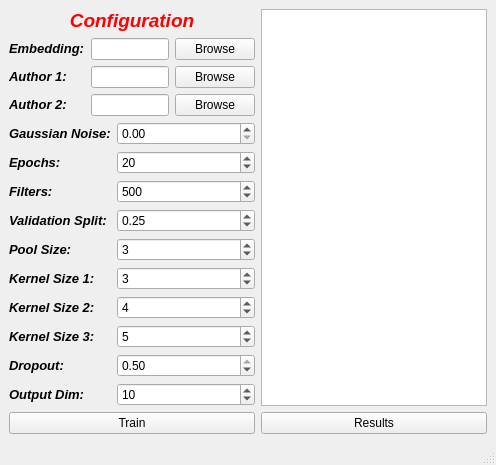
<?xml version="1.0" encoding="UTF-8"?>
<ui version="4.0">
 <class>MainWindow</class>
 <widget class="QMainWindow" name="MainWindow">
  <property name="geometry">
   <rect>
    <x>0</x>
    <y>0</y>
    <width>496</width>
    <height>389</height>
   </rect>
  </property>
  <property name="windowTitle">
   <string>MainWindow</string>
  </property>
  <widget class="QWidget" name="centralwidget">
   <layout class="QGridLayout" name="gridLayout_2">
    <item row="3" column="0">
     <widget class="QPushButton" name="pushButton_train">
      <property name="text">
       <string>Train</string>
      </property>
     </widget>
    </item>
    <item row="0" column="0">
     <widget class="QLabel" name="label">
      <property name="text">
       <string>&lt;html&gt;&lt;head/&gt;&lt;body&gt;&lt;p align=&quot;center&quot;&gt;&lt;span style=&quot; font-size:14pt; font-weight:600; font-style:italic; color:#ff0000;&quot;&gt;Configuration&lt;/span&gt;&lt;/p&gt;&lt;/body&gt;&lt;/html&gt;</string>
      </property>
     </widget>
    </item>
    <item row="3" column="1">
     <widget class="QPushButton" name="pushButton_results">
      <property name="text">
       <string>Results</string>
      </property>
     </widget>
    </item>
    <item row="1" column="0">
     <layout class="QGridLayout" name="gridLayout">
      <item row="0" column="4">
       <widget class="QPushButton" name="pushButton_browseEmbedding">
        <property name="text">
         <string>Browse</string>
        </property>
        <property name="autoDefault">
         <bool>false</bool>
        </property>
       </widget>
      </item>
      <item row="0" column="3">
       <widget class="QLineEdit" name="lineEdit_embedding"/>
      </item>
      <item row="2" column="4">
       <widget class="QPushButton" name="pushButton_browseAuthor2">
        <property name="text">
         <string>Browse</string>
        </property>
       </widget>
      </item>
      <item row="0" column="2">
       <widget class="QLabel" name="label_embedding">
        <property name="text">
         <string>&lt;html&gt;&lt;head/&gt;&lt;body&gt;&lt;p&gt;&lt;span style=&quot; font-size:10pt; font-weight:600; font-style:italic;&quot;&gt;Embedding:&lt;/span&gt;&lt;/p&gt;&lt;/body&gt;&lt;/html&gt;</string>
        </property>
       </widget>
      </item>
      <item row="1" column="2">
       <widget class="QLabel" name="label_author1">
        <property name="text">
         <string>&lt;html&gt;&lt;head/&gt;&lt;body&gt;&lt;p&gt;&lt;span style=&quot; font-size:10pt; font-weight:600; font-style:italic;&quot;&gt;Author 1:&lt;/span&gt;&lt;/p&gt;&lt;/body&gt;&lt;/html&gt;</string>
        </property>
       </widget>
      </item>
      <item row="2" column="2">
       <widget class="QLabel" name="label_author2">
        <property name="text">
         <string>&lt;html&gt;&lt;head/&gt;&lt;body&gt;&lt;p&gt;&lt;span style=&quot; font-size:10pt; font-weight:600; font-style:italic;&quot;&gt;Author 2:&lt;/span&gt;&lt;/p&gt;&lt;/body&gt;&lt;/html&gt;</string>
        </property>
       </widget>
      </item>
      <item row="1" column="3">
       <widget class="QLineEdit" name="lineEdit_author1">
        <property name="clearButtonEnabled">
         <bool>false</bool>
        </property>
       </widget>
      </item>
      <item row="2" column="3">
       <widget class="QLineEdit" name="lineEdit_author2">
        <property name="clearButtonEnabled">
         <bool>false</bool>
        </property>
       </widget>
      </item>
      <item row="1" column="4">
       <widget class="QPushButton" name="pushButton_browseAuthor1">
        <property name="text">
         <string>Browse</string>
        </property>
       </widget>
      </item>
     </layout>
    </item>
    <item row="0" column="1" rowspan="3">
     <widget class="QPlainTextEdit" name="plainTextEdit">
      <property name="plainText">
       <string/>
      </property>
     </widget>
    </item>
    <item row="2" column="0">
     <layout class="QFormLayout" name="formLayout">
      <item row="0" column="0">
       <widget class="QLabel" name="label_gaussianNoise">
        <property name="text">
         <string>&lt;html&gt;&lt;head/&gt;&lt;body&gt;&lt;p&gt;&lt;span style=&quot; font-size:10pt; font-weight:600; font-style:italic;&quot;&gt;Gaussian Noise:&lt;/span&gt;&lt;/p&gt;&lt;/body&gt;&lt;/html&gt;</string>
        </property>
       </widget>
      </item>
      <item row="0" column="1">
       <widget class="QDoubleSpinBox" name="doubleSpinBox_gaussianNoise">
        <property name="maximum">
         <double>0.500000000000000</double>
        </property>
        <property name="singleStep">
         <double>0.010000000000000</double>
        </property>
       </widget>
      </item>
      <item row="1" column="0">
       <widget class="QLabel" name="label_epochs">
        <property name="text">
         <string>&lt;html&gt;&lt;head/&gt;&lt;body&gt;&lt;p&gt;&lt;span style=&quot; font-size:10pt; font-weight:600; font-style:italic;&quot;&gt;Epochs:&lt;/span&gt;&lt;/p&gt;&lt;/body&gt;&lt;/html&gt;</string>
        </property>
       </widget>
      </item>
      <item row="1" column="1">
       <widget class="QSpinBox" name="spinBox_epochs">
        <property name="maximum">
         <number>100</number>
        </property>
        <property name="value">
         <number>20</number>
        </property>
       </widget>
      </item>
      <item row="2" column="0">
       <widget class="QLabel" name="label_filters">
        <property name="text">
         <string>&lt;html&gt;&lt;head/&gt;&lt;body&gt;&lt;p&gt;&lt;span style=&quot; font-size:10pt; font-weight:600; font-style:italic;&quot;&gt;Filters:&lt;/span&gt;&lt;/p&gt;&lt;/body&gt;&lt;/html&gt;</string>
        </property>
       </widget>
      </item>
      <item row="2" column="1">
       <widget class="QSpinBox" name="spinBox_filters">
        <property name="maximum">
         <number>1000</number>
        </property>
        <property name="singleStep">
         <number>100</number>
        </property>
        <property name="value">
         <number>500</number>
        </property>
       </widget>
      </item>
      <item row="3" column="0">
       <widget class="QLabel" name="label_validation">
        <property name="text">
         <string>&lt;html&gt;&lt;head/&gt;&lt;body&gt;&lt;p&gt;&lt;span style=&quot; font-size:10pt; font-weight:600; font-style:italic;&quot;&gt;Validation Split:&lt;/span&gt;&lt;/p&gt;&lt;/body&gt;&lt;/html&gt;</string>
        </property>
       </widget>
      </item>
      <item row="3" column="1">
       <widget class="QDoubleSpinBox" name="doubleSpinBox_validation">
        <property name="maximum">
         <double>0.500000000000000</double>
        </property>
        <property name="singleStep">
         <double>0.050000000000000</double>
        </property>
        <property name="value">
         <double>0.250000000000000</double>
        </property>
       </widget>
      </item>
      <item row="4" column="0">
       <widget class="QLabel" name="label_pool">
        <property name="text">
         <string>&lt;html&gt;&lt;head/&gt;&lt;body&gt;&lt;p&gt;&lt;span style=&quot; font-size:10pt; font-weight:600; font-style:italic;&quot;&gt;Pool Size:&lt;/span&gt;&lt;/p&gt;&lt;/body&gt;&lt;/html&gt;</string>
        </property>
       </widget>
      </item>
      <item row="4" column="1">
       <widget class="QSpinBox" name="spinBox_pool">
        <property name="maximum">
         <number>5</number>
        </property>
        <property name="value">
         <number>3</number>
        </property>
       </widget>
      </item>
      <item row="5" column="0">
       <widget class="QLabel" name="label_kernel1">
        <property name="text">
         <string>&lt;html&gt;&lt;head/&gt;&lt;body&gt;&lt;p&gt;&lt;span style=&quot; font-size:10pt; font-weight:600; font-style:italic;&quot;&gt;Kernel Size 1:&lt;/span&gt;&lt;/p&gt;&lt;/body&gt;&lt;/html&gt;</string>
        </property>
       </widget>
      </item>
      <item row="5" column="1">
       <widget class="QSpinBox" name="spinBox_kernel1">
        <property name="maximum">
         <number>7</number>
        </property>
        <property name="value">
         <number>3</number>
        </property>
       </widget>
      </item>
      <item row="6" column="0">
       <widget class="QLabel" name="label_kernel2">
        <property name="text">
         <string>&lt;html&gt;&lt;head/&gt;&lt;body&gt;&lt;p&gt;&lt;span style=&quot; font-size:10pt; font-weight:600; font-style:italic;&quot;&gt;Kernel Size 2:&lt;/span&gt;&lt;/p&gt;&lt;/body&gt;&lt;/html&gt;</string>
        </property>
       </widget>
      </item>
      <item row="6" column="1">
       <widget class="QSpinBox" name="spinBox_kernel2">
        <property name="maximum">
         <number>7</number>
        </property>
        <property name="value">
         <number>4</number>
        </property>
       </widget>
      </item>
      <item row="7" column="0">
       <widget class="QLabel" name="label_kernel3">
        <property name="text">
         <string>&lt;html&gt;&lt;head/&gt;&lt;body&gt;&lt;p&gt;&lt;span style=&quot; font-size:10pt; font-weight:600; font-style:italic;&quot;&gt;Kernel Size 3:&lt;/span&gt;&lt;/p&gt;&lt;/body&gt;&lt;/html&gt;</string>
        </property>
       </widget>
      </item>
      <item row="7" column="1">
       <widget class="QSpinBox" name="spinBox_kernel3">
        <property name="maximum">
         <number>7</number>
        </property>
        <property name="value">
         <number>5</number>
        </property>
       </widget>
      </item>
      <item row="8" column="0">
       <widget class="QLabel" name="label_dropout">
        <property name="text">
         <string>&lt;html&gt;&lt;head/&gt;&lt;body&gt;&lt;p&gt;&lt;span style=&quot; font-size:10pt; font-weight:600; font-style:italic;&quot;&gt;Dropout:&lt;/span&gt;&lt;/p&gt;&lt;/body&gt;&lt;/html&gt;</string>
        </property>
       </widget>
      </item>
      <item row="8" column="1">
       <widget class="QDoubleSpinBox" name="doubleSpinBox_dropout">
        <property name="maximum">
         <double>0.500000000000000</double>
        </property>
        <property name="singleStep">
         <double>0.050000000000000</double>
        </property>
        <property name="value">
         <double>0.500000000000000</double>
        </property>
       </widget>
      </item>
      <item row="9" column="0">
       <widget class="QLabel" name="label_output">
        <property name="text">
         <string>&lt;html&gt;&lt;head/&gt;&lt;body&gt;&lt;p&gt;&lt;span style=&quot; font-size:10pt; font-weight:600; font-style:italic;&quot;&gt;Output Dim:&lt;/span&gt;&lt;/p&gt;&lt;/body&gt;&lt;/html&gt;</string>
        </property>
       </widget>
      </item>
      <item row="9" column="1">
       <widget class="QSpinBox" name="spinBox_output">
        <property name="maximum">
         <number>100</number>
        </property>
        <property name="value">
         <number>10</number>
        </property>
       </widget>
      </item>
     </layout>
    </item>
   </layout>
  </widget>
  <widget class="QMenuBar" name="menubar">
   <property name="geometry">
    <rect>
     <x>0</x>
     <y>0</y>
     <width>496</width>
     <height>18</height>
    </rect>
   </property>
  </widget>
  <widget class="QStatusBar" name="statusbar"/>
 </widget>
 <resources/>
 <connections/>
</ui>
